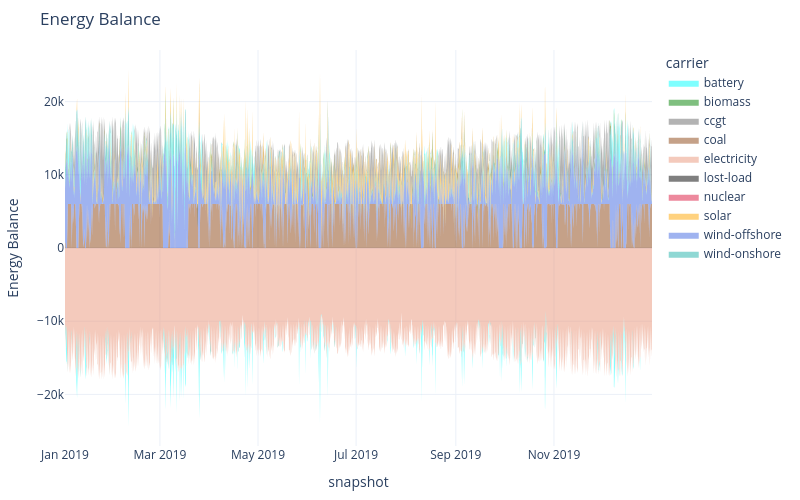

This figure's notebook cell:
### Code cell
n.optimize()
n.statistics.energy_balance.iplot.area()

### Figure 1 — Plotly figure (JSON) as saved in the notebook; plotly's stock layout.template omitted (floating-point values rounded to 4 significant figures; data arrays with more than 128 entries replaced by an {"elided": "..."} marker saying what was removed)
{"data": [{"fillpattern": {"shape": ""}, "hovertemplate": "carrier=coal<br>snapshot=%{x}<br>Energy Balance=%{y}<extra></extra>", "legendgroup": "coal", "line": {"color": "saddlebrown", "width": 0}, "marker": {"symbol": "circle"}, "mode": "lines", "name": "coal", "orientation": "v", "showlegend": false, "stackgroup": "positive", "type": "scatter", "x": {"elided": "7397 str values"}, "xaxis": "x", "y": {"elided": "7397 float values"}, "yaxis": "y"}, {"fillpattern": {"shape": ""}, "hovertemplate": "carrier=wind-offshore<br>snapshot=%{x}<br>Energy Balance=%{y}<extra></extra>", "legendgroup": "wind-offshore", "line": {"color": "royalblue", "width": 0}, "marker": {"symbol": "circle"}, "mode": "lines", "name": "wind-offshore", "orientation": "v", "showlegend": false, "stackgroup": "positive", "type": "scatter", "x": {"elided": "8741 str values"}, "xaxis": "x", "y": {"elided": "8741 float values"}, "yaxis": "y"}, {"fillpattern": {"shape": ""}, "hovertemplate": "carrier=wind-onshore<br>snapshot=%{x}<br>Energy Balance=%{y}<extra></extra>", "legendgroup": "wind-onshore", "line": {"color": "lightseagreen", "width": 0}, "marker": {"symbol": "circle"}, "mode": "lines", "name": "wind-onshore", "orientation": "v", "showlegend": false, "stackgroup": "positive", "type": "scatter", "x": {"elided": "8625 str values"}, "xaxis": "x", "y": {"elided": "8625 float values"}, "yaxis": "y"}, {"fillpattern": {"shape": ""}, "hovertemplate": "carrier=solar<br>snapshot=%{x}<br>Energy Balance=%{y}<extra></extra>", "legendgroup": "solar", "line": {"color": "orange", "width": 0}, "marker": {"symbol": "circle"}, "mode": "lines", "name": "solar", "orientation": "v", "showlegend": false, "stackgroup": "positive", "type": "scatter", "x": {"elided": "4417 str values"}, "xaxis": "x", "y": {"elided": "4417 float values"}, "yaxis": "y"}, {"fillpattern": {"shape": ""}, "hovertemplate": "carrier=battery<br>snapshot=%{x}<br>Energy Balance=%{y}<extra></extra>", "legendgroup": "battery", "line": {"color": "cyan", "width": 0}, "marker": {"symbol": "circle"}, "mode": "lines", "name": "battery", "orientation": "v", "showlegend": false, "stackgroup": "positive", "type": "scatter", "x": {"elided": "1004 str values"}, "xaxis": "x", "y": {"elided": "1004 float values"}, "yaxis": "y"}, {"fillpattern": {"shape": ""}, "hovertemplate": "carrier=ccgt<br>snapshot=%{x}<br>Energy Balance=%{y}<extra></extra>", "legendgroup": "ccgt", "line": {"color": "dimgrey", "width": 0}, "marker": {"symbol": "circle"}, "mode": "lines", "name": "ccgt", "orientation": "v", "showlegend": false, "stackgroup": "positive", "type": "scatter", "x": {"elided": "3773 str values"}, "xaxis": "x", "y": {"elided": "3773 float values"}, "yaxis": "y"}, {"fillpattern": {"shape": ""}, "hovertemplate": "carrier=electricity<br>snapshot=%{x}<br>Energy Balance=%{y}<extra></extra>", "legendgroup": "electricity", "line": {"color": "darksalmon", "width": 0}, "marker": {"symbol": "circle"}, "mode": "lines", "name": "electricity", "orientation": "v", "showlegend": false, "stackgroup": "negative", "type": "scatter", "x": {"elided": "8760 str values"}, "xaxis": "x", "y": {"elided": "8760 float values"}, "yaxis": "y"}, {"fillpattern": {"shape": ""}, "hovertemplate": "carrier=battery<br>snapshot=%{x}<br>Energy Balance=%{y}<extra></extra>", "legendgroup": "battery", "line": {"color": "cyan", "width": 0}, "marker": {"symbol": "circle"}, "mode": "lines", "name": "battery", "orientation": "v", "showlegend": false, "stackgroup": "negative", "type": "scatter", "x": {"elided": "1078 str values"}, "xaxis": "x", "y": {"elided": "1078 float values"}, "yaxis": "y"}, {"fillpattern": {"shape": ""}, "hovertemplate": "carrier=battery<br>snapshot=%{x}<br>Energy Balance=%{y}<extra></extra>", "legendgroup": "battery", "line": {"color": "cyan", "width": 0}, "marker": {"symbol": "circle"}, "mode": "lines", "name": "battery", "orientation": "v", "showlegend": true, "stackgroup": "1", "type": "scatter", "x": ["2019-12-31T23:00:00.000000000"], "xaxis": "x", "y": [NaN], "yaxis": "y"}, {"fillpattern": {"shape": ""}, "hovertemplate": "carrier=biomass<br>snapshot=%{x}<br>Energy Balance=%{y}<extra></extra>", "legendgroup": "biomass", "line": {"color": "green", "width": 0}, "marker": {"symbol": "circle"}, "mode": "lines", "name": "biomass", "orientation": "v", "showlegend": true, "stackgroup": "1", "type": "scatter", "x": ["2019-12-31T23:00:00.000000000"], "xaxis": "x", "y": [NaN], "yaxis": "y"}, {"fillpattern": {"shape": ""}, "hovertemplate": "carrier=ccgt<br>snapshot=%{x}<br>Energy Balance=%{y}<extra></extra>", "legendgroup": "ccgt", "line": {"color": "dimgrey", "width": 0}, "marker": {"symbol": "circle"}, "mode": "lines", "name": "ccgt", "orientation": "v", "showlegend": true, "stackgroup": "1", "type": "scatter", "x": ["2019-12-31T23:00:00.000000000"], "xaxis": "x", "y": [NaN], "yaxis": "y"}, {"fillpattern": {"shape": ""}, "hovertemplate": "carrier=coal<br>snapshot=%{x}<br>Energy Balance=%{y}<extra></extra>", "legendgroup": "coal", "line": {"color": "saddlebrown", "width": 0}, "marker": {"symbol": "circle"}, "mode": "lines", "name": "coal", "orientation": "v", "showlegend": true, "stackgroup": "1", "type": "scatter", "x": ["2019-12-31T23:00:00.000000000"], "xaxis": "x", "y": [NaN], "yaxis": "y"}, {"fillpattern": {"shape": ""}, "hovertemplate": "carrier=electricity<br>snapshot=%{x}<br>Energy Balance=%{y}<extra></extra>", "legendgroup": "electricity", "line": {"color": "darksalmon", "width": 0}, "marker": {"symbol": "circle"}, "mode": "lines", "name": "electricity", "orientation": "v", "showlegend": true, "stackgroup": "1", "type": "scatter", "x": ["2019-12-31T23:00:00.000000000"], "xaxis": "x", "y": [NaN], "yaxis": "y"}, {"fillpattern": {"shape": ""}, "hovertemplate": "carrier=lost-load<br>snapshot=%{x}<br>Energy Balance=%{y}<extra></extra>", "legendgroup": "lost-load", "line": {"color": "black", "width": 0}, "marker": {"symbol": "circle"}, "mode": "lines", "name": "lost-load", "orientation": "v", "showlegend": true, "stackgroup": "1", "type": "scatter", "x": ["2019-12-31T23:00:00.000000000"], "xaxis": "x", "y": [NaN], "yaxis": "y"}, {"fillpattern": {"shape": ""}, "hovertemplate": "carrier=nuclear<br>snapshot=%{x}<br>Energy Balance=%{y}<extra></extra>", "legendgroup": "nuclear", "line": {"color": "crimson", "width": 0}, "marker": {"symbol": "circle"}, "mode": "lines", "name": "nuclear", "orientation": "v", "showlegend": true, "stackgroup": "1", "type": "scatter", "x": ["2019-12-31T23:00:00.000000000"], "xaxis": "x", "y": [NaN], "yaxis": "y"}, {"fillpattern": {"shape": ""}, "hovertemplate": "carrier=solar<br>snapshot=%{x}<br>Energy Balance=%{y}<extra></extra>", "legendgroup": "solar", "line": {"color": "orange", "width": 0}, "marker": {"symbol": "circle"}, "mode": "lines", "name": "solar", "orientation": "v", "showlegend": true, "stackgroup": "1", "type": "scatter", "x": ["2019-12-31T23:00:00.000000000"], "xaxis": "x", "y": [NaN], "yaxis": "y"}, {"fillpattern": {"shape": ""}, "hovertemplate": "carrier=wind-offshore<br>snapshot=%{x}<br>Energy Balance=%{y}<extra></extra>", "legendgroup": "wind-offshore", "line": {"color": "royalblue", "width": 0}, "marker": {"symbol": "circle"}, "mode": "lines", "name": "wind-offshore", "orientation": "v", "showlegend": true, "stackgroup": "1", "type": "scatter", "x": ["2019-12-31T23:00:00.000000000"], "xaxis": "x", "y": [NaN], "yaxis": "y"}, {"fillpattern": {"shape": ""}, "hovertemplate": "carrier=wind-onshore<br>snapshot=%{x}<br>Energy Balance=%{y}<extra></extra>", "legendgroup": "wind-onshore", "line": {"color": "lightseagreen", "width": 0}, "marker": {"symbol": "circle"}, "mode": "lines", "name": "wind-onshore", "orientation": "v", "showlegend": true, "stackgroup": "1", "type": "scatter", "x": ["2019-12-31T23:00:00.000000000"], "xaxis": "x", "y": [NaN], "yaxis": "y"}], "layout": {"height": 500, "hovermode": "x", "legend": {"title": {"text": "carrier"}, "tracegroupgap": 0}, "margin": {"b": 50, "l": 50, "r": 50, "t": 50}, "title": {"text": "Energy Balance"}, "width": 800, "xaxis": {"anchor": "y", "domain": [0, 1], "title": {"text": "snapshot"}}, "yaxis": {"anchor": "x", "domain": [0, 1], "title": {"text": "Energy Balance"}}}}
